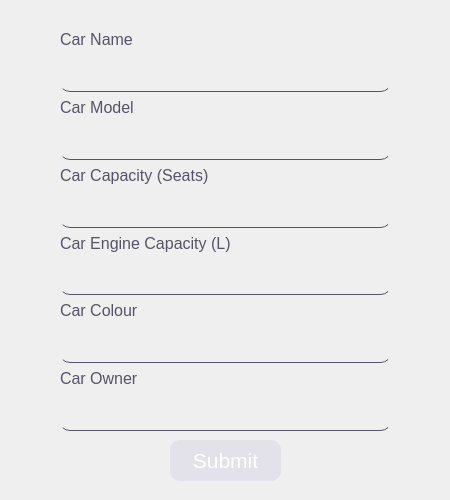
<?xml version="1.0" encoding="UTF-8"?>
<ui version="4.0">
 <class>createRide</class>
 <widget class="QDialog" name="createRide">
  <property name="geometry">
   <rect>
    <x>0</x>
    <y>0</y>
    <width>450</width>
    <height>500</height>
   </rect>
  </property>
  <property name="minimumSize">
   <size>
    <width>400</width>
    <height>0</height>
   </size>
  </property>
  <property name="maximumSize">
   <size>
    <width>450</width>
    <height>500</height>
   </size>
  </property>
  <property name="windowTitle">
   <string>Dialog</string>
  </property>
  <widget class="QWidget" name="widget" native="true">
   <property name="geometry">
    <rect>
     <x>60</x>
     <y>30</y>
     <width>331</width>
     <height>401</height>
    </rect>
   </property>
   <property name="styleSheet">
    <string notr="true">QLabel {
font: 16px;
color: rgb(86, 83, 103);
}

QLineEdit {
width: 200px;
height: 15px;
font:16px;
color: rgb(86, 83, 103);
background: rgba(226, 219, 245, 0);
border-bottom: 1px solid  rgb(86, 83, 103);
}

</string>
   </property>
   <layout class="QGridLayout" name="gridLayout">
    <item row="3" column="0">
     <widget class="QLabel" name="label_2">
      <property name="text">
       <string>Car Model</string>
      </property>
     </widget>
    </item>
    <item row="7" column="0">
     <widget class="QLabel" name="label_4">
      <property name="text">
       <string>Car Engine Capacity (L)</string>
      </property>
     </widget>
    </item>
    <item row="11" column="0">
     <widget class="QLabel" name="label_6">
      <property name="text">
       <string>Car Owner</string>
      </property>
     </widget>
    </item>
    <item row="12" column="0">
     <widget class="QLineEdit" name="carOwner">
      <property name="minimumSize">
       <size>
        <width>0</width>
        <height>15</height>
       </size>
      </property>
      <property name="focusPolicy">
       <enum>Qt::ClickFocus</enum>
      </property>
      <property name="styleSheet">
       <string notr="true">QLineEdit {
height: 30px;
border-radius: 10px;
margin-top: 10px;
}</string>
      </property>
     </widget>
    </item>
    <item row="4" column="0">
     <widget class="QLineEdit" name="carModel">
      <property name="minimumSize">
       <size>
        <width>0</width>
        <height>15</height>
       </size>
      </property>
      <property name="focusPolicy">
       <enum>Qt::ClickFocus</enum>
      </property>
      <property name="styleSheet">
       <string notr="true">QLineEdit {
height: 30px;
border-radius: 10px;
margin-top: 10px;
}</string>
      </property>
     </widget>
    </item>
    <item row="10" column="0">
     <widget class="QLineEdit" name="carColor">
      <property name="minimumSize">
       <size>
        <width>0</width>
        <height>15</height>
       </size>
      </property>
      <property name="focusPolicy">
       <enum>Qt::ClickFocus</enum>
      </property>
      <property name="styleSheet">
       <string notr="true">QLineEdit {
height: 30px;
border-radius: 10px;
margin-top: 10px;
}</string>
      </property>
     </widget>
    </item>
    <item row="0" column="0">
     <widget class="QLabel" name="name">
      <property name="text">
       <string>Car Name</string>
      </property>
     </widget>
    </item>
    <item row="9" column="0">
     <widget class="QLabel" name="label_5">
      <property name="text">
       <string>Car Colour</string>
      </property>
     </widget>
    </item>
    <item row="6" column="0">
     <widget class="QLineEdit" name="carCapacity">
      <property name="minimumSize">
       <size>
        <width>0</width>
        <height>15</height>
       </size>
      </property>
      <property name="focusPolicy">
       <enum>Qt::ClickFocus</enum>
      </property>
      <property name="styleSheet">
       <string notr="true">QLineEdit {
height: 30px;
border-radius: 10px;
margin-top: 10px;
}</string>
      </property>
     </widget>
    </item>
    <item row="5" column="0">
     <widget class="QLabel" name="label_3">
      <property name="text">
       <string>Car Capacity (Seats)</string>
      </property>
     </widget>
    </item>
    <item row="8" column="0">
     <widget class="QLineEdit" name="carEngine">
      <property name="minimumSize">
       <size>
        <width>0</width>
        <height>15</height>
       </size>
      </property>
      <property name="focusPolicy">
       <enum>Qt::ClickFocus</enum>
      </property>
      <property name="styleSheet">
       <string notr="true">QLineEdit {
height: 30px;
border-radius: 10px;
margin-top: 10px;
}</string>
      </property>
     </widget>
    </item>
    <item row="2" column="0">
     <widget class="QLineEdit" name="carName">
      <property name="sizePolicy">
       <sizepolicy hsizetype="Preferred" vsizetype="Fixed">
        <horstretch>0</horstretch>
        <verstretch>0</verstretch>
       </sizepolicy>
      </property>
      <property name="minimumSize">
       <size>
        <width>0</width>
        <height>15</height>
       </size>
      </property>
      <property name="focusPolicy">
       <enum>Qt::ClickFocus</enum>
      </property>
      <property name="styleSheet">
       <string notr="true">QLineEdit {
height: 30px;
border-radius: 10px;
margin-top: 10px;
}</string>
      </property>
      <property name="text">
       <string/>
      </property>
     </widget>
    </item>
   </layout>
  </widget>
  <widget class="QPushButton" name="submitBtn">
   <property name="geometry">
    <rect>
     <x>170</x>
     <y>440</y>
     <width>111</width>
     <height>41</height>
    </rect>
   </property>
   <property name="font">
    <font>
     <pointsize>16</pointsize>
    </font>
   </property>
   <property name="cursor">
    <cursorShape>PointingHandCursor</cursorShape>
   </property>
   <property name="styleSheet">
    <string notr="true">QPushButton {
width: 100px;
height: 35px;
background:  rgba(208, 205, 228, 100);
color:rgb(255, 255, 255);
border-radius: 10px;
}

QPushButton::hover {
background: rgba(208, 205, 228, 153);
}</string>
   </property>
   <property name="text">
    <string>Submit</string>
   </property>
  </widget>
 </widget>
 <resources/>
 <connections/>
</ui>
